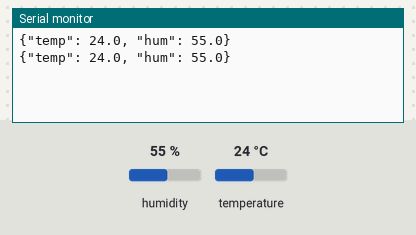
Bench run of a sketch on a simulated ESP32. On the bench: the last lines printed to the serial monitor. Inputs (shaded band) come from the test bench; at power-on: humidity 55 %, temperature 24 °C. No radio packets arrive unless stated.

Above: at 5.9 s.
6.0 s: humidity set to 22 %
At 11.0 s:
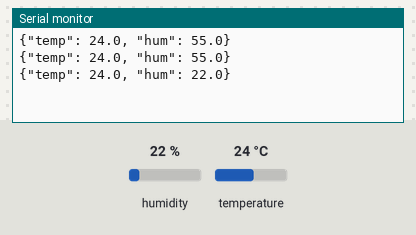
12.1 s: temperature set to 12 °C
At 16.7 s:
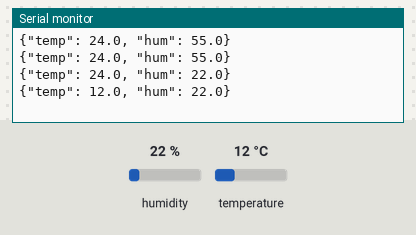
18.2 s: humidity set to 40 %
At 21.2 s:
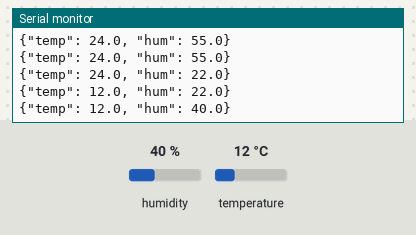
Timing chart, 0 to 22.7 s (numbered marks = the images above; inputs shaded):
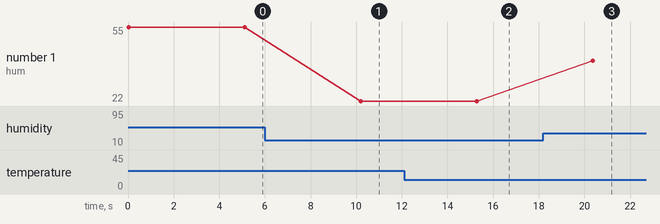

The sketch:

Azure_Arduino_433Transmit.ino
```cpp
#include <Adafruit_Sensor.h>
#include <RH_ASK.h>
#include <DHT.h>
#include <SPI.h>
#define DHT_PIN 8
#define DHT_TYPE DHT11

char msg[60];
//433 hastighet/mottagare/sändare.
RH_ASK dhlCargo(2000, 5, 4, 0);
//Termo/hygrometer pin 8 , typ11.
DHT dht(DHT_PIN, DHT_TYPE);

void setup() {
  //startar upp fabriken.
  Serial.begin(115200);
  dhlCargo.init();
  dht.begin();
}

void loop() {

  char temperature[10];
  char humidity [10];
  //stoppar in mätningar till temperature/humidity.
  dtostrf(dht.readTemperature(), 3, 1, temperature);
  dtostrf(dht.readHumidity(), 3, 1, humidity);
  //värden till json-format.
  sprintf(msg, "{\"temp\": %s, \"hum\": %s}", temperature, humidity);


  Serial.println(msg);
  //skickar meddelandet.
  dhlCargo.send((uint8_t *)msg, strlen(msg));
  dhlCargo.waitPacketSent();

  delay(5000);

}
```

Measured:
- after the input at 6.0 s, the serial monitor: prints a new line after 4.2 s (image 1)
- after the input at 12.1 s, the serial monitor: prints a new line after 3.2 s (image 2)
- after the input at 18.2 s, the serial monitor: prints a new line after 2.2 s (image 3)
- plotted number 1: 55 → 22 after the input at 6.0 s, 22 → 40 after the input at 18.2 s
